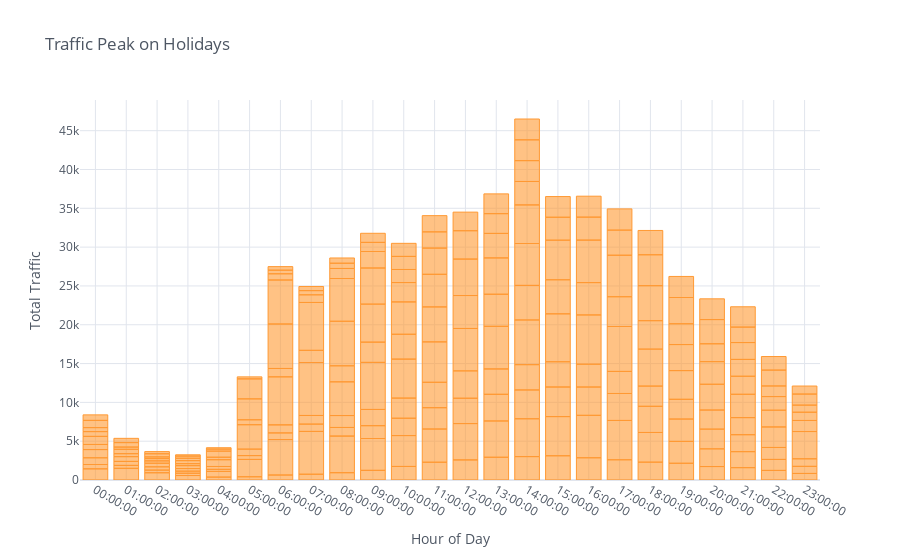

The code cell stored with this chart in its notebook:
### Markdown cell above
On holidays, traffic peaked at 1400 hours.

### Code cell
df8[df8['hol'] == 'yes'].\
         set_index('time')['traffic_volume'].iplot(kind='bar', xTitle='Hour of Day', yTitle='Total Traffic',
                                                   title='Traffic Peak on Holidays')

### Figure 1 — Plotly figure (JSON) as saved in the notebook; plotly's stock layout.template omitted (floating-point values rounded to 4 significant figures; data arrays with more than 128 entries replaced by an {"elided": "..."} marker saying what was removed)
{"data": [{"marker": {"color": "rgba(255, 153, 51, 0.6)", "line": {"color": "rgba(255, 153, 51, 1.0)", "width": 1}}, "name": "traffic_volume", "orientation": "v", "text": "", "type": "bar", "x": {"elided": "233 str values"}, "y": {"elided": "233 int values"}}], "layout": {"legend": {"bgcolor": "#FFFFFF", "font": {"color": "#4D5663"}}, "paper_bgcolor": "#FFFFFF", "plot_bgcolor": "#FFFFFF", "title": {"font": {"color": "#4D5663"}, "text": "Traffic Peak on Holidays"}, "xaxis": {"gridcolor": "#E1E5ED", "showgrid": true, "tickfont": {"color": "#4D5663"}, "title": {"font": {"color": "#4D5663"}, "text": "Hour of Day"}, "zerolinecolor": "#E1E5ED"}, "yaxis": {"gridcolor": "#E1E5ED", "showgrid": true, "tickfont": {"color": "#4D5663"}, "title": {"font": {"color": "#4D5663"}, "text": "Total Traffic"}, "zerolinecolor": "#E1E5ED"}}}
